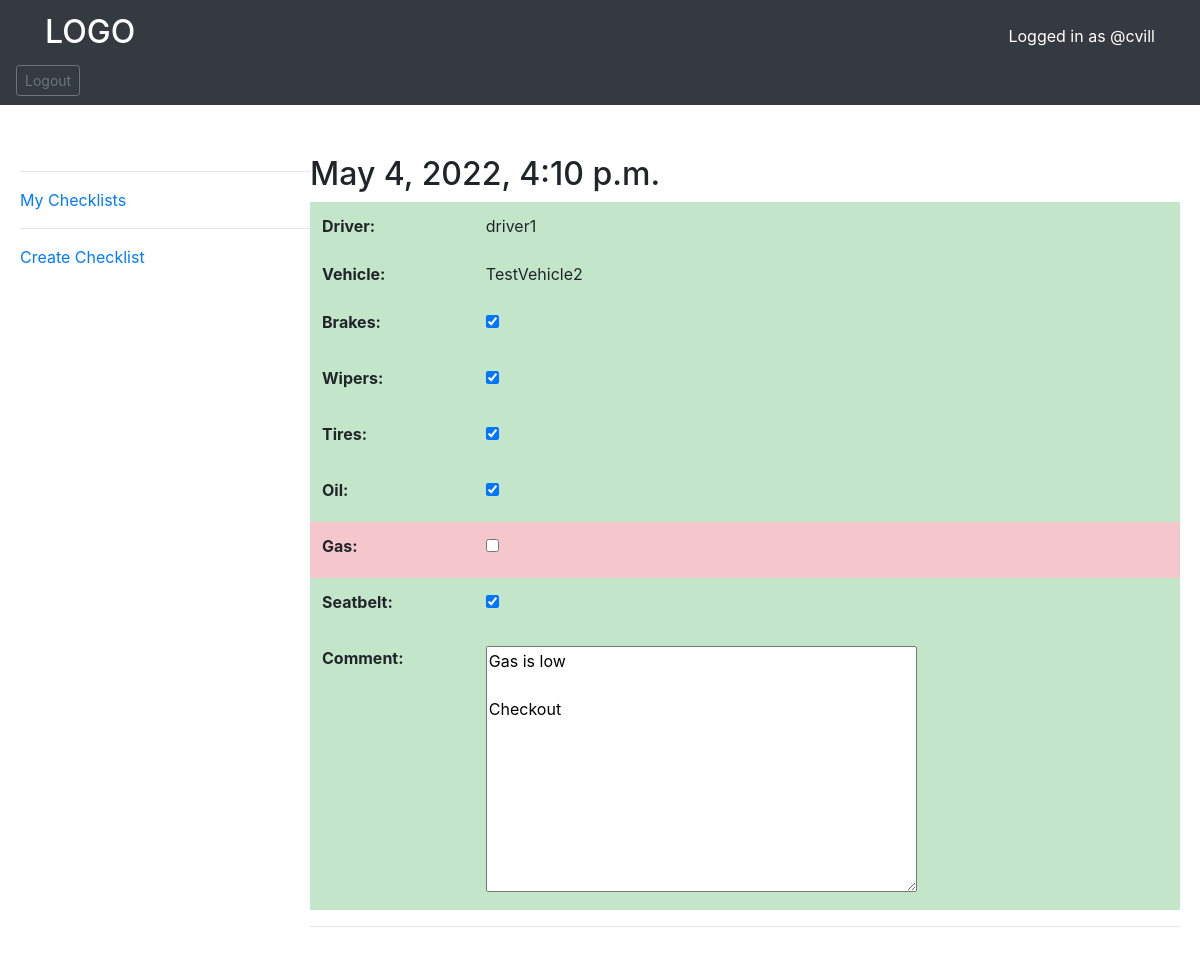
Screenshot of /view-checklist/4/ (signed in) with the database file from the repository.
### base/models.py (models this page shows, shortened)
class User(AbstractUser):
    DRIVER = 'DR'
    SUPERVISOR = 'SP'
    role = models.CharField(
        max_length=2,
        choices=[
            (DRIVER, 'Driver'),
            (SUPERVISOR, 'Supervisor'),
         ],
        default=DRIVER,
    )
    vehicle =  models.ForeignKey(Vehicle, on_delete=models.CASCADE, null=True)

class VehicleChecklist(models.Model):
    vehicle =  models.ForeignKey(Vehicle, on_delete=models.CASCADE)
    driver = models.ForeignKey(User, on_delete=models.CASCADE)
    brakes = models.BooleanField(null=False, default=False)
    wipers = models.BooleanField(null=False, default=False)
    tires = models.BooleanField(null=False, default=False)
    oil = models.BooleanField(null=False, default=False)
    gas = models.BooleanField(null=False, default=False)
    seatbelt = models.BooleanField(null=False, default=False)
    comment = models.TextField(null=True, blank = True)
    updated = models.DateTimeField(auto_now=True)
    created = models.DateTimeField(auto_now_add=True)
    class  Meta:
        ordering = ['-created']

class Vehicle(models.Model):
    name = models.CharField(max_length = 30)
    updated = models.DateTimeField(auto_now=True)
    created = models.DateTimeField(auto_now_add=True)

### base/views.py (the view)
# urls.py: path('view-checklist/<str:pk>/', views.viewChecklist, name="view-checklist"),
def  viewChecklist(request,pk):
    checklist  = VehicleChecklist.objects.get(id=pk)
    form = ChecklistForm(instance = checklist)
    context = {'form':form, 'checklist':checklist}
    return render(request, 'base/checklist_view.html', context)

### base/forms.py
class ChecklistForm(ModelForm):
    brakes = forms.BooleanField(widget=forms.CheckboxInput, required=False)
    wipers = forms.BooleanField(widget=forms.CheckboxInput, required=False)
    tires = forms.BooleanField(widget=forms.CheckboxInput, required=False)
    oil = forms.BooleanField(widget=forms.CheckboxInput, required=False)
    gas = forms.BooleanField(widget=forms.CheckboxInput, required=False)
    seatbelt = forms.BooleanField(widget=forms.CheckboxInput, required=False)
    class Meta:
        model = VehicleChecklist
        fields = '__all__'
        exclude = ['driver', 'vehicle']

### base/templates/base/checklist_view.html (shortened to what this page needs)
{%extends 'main.html'%}
{% block content %}
<h2>{{checklist.created}}</h2>
<form method="POST">
    <table class="table table-responsive-sm  table-borderless">
        <tr class="table-success">
            <th>
                Driver:
            </th>
            <td>
                {{ checklist.driver.username }}
            </td>
        </tr>
        <tr class="table-success">
            <th>
                Vehicle:
            </th>
            <td>
                {{ checklist.vehicle.name }}
            </td>
        </tr>
        {% for field in form %}
            {% if field.value == 0  %}
            <tr class="table-danger">
            {% else %}
            <tr class="table-success">
            {% endif %}
                <th>{{field.label_tag}}</th>
                <td>
                {{ field }}
                </td>
            </tr>
        {% endfor %}
    </table>
    <hr/>
<br><br>
{% endblock content %}

### templates/navbar.html (shortened to what this page needs)
<nav class="navbar navbar-dark bg-dark">
    <div class="container">
        <a class="navbar-brand" href="/"><h2>LOGO</h2></a>
        {% if request.user.is_authenticated %}
        <span class="text-white bg-dark">Logged in as @{{request.user.username}}</span>
        {% endif %}
    </div>
    <br>
    {% if request.user.is_authenticated %}
    <a href="{% url 'logout' %}" class="btn btn-sm btn-outline-secondary" role="button">Logout</a>
    {% endif %}
</nav>

### rows the page displays
User: user.username "cvill"
VehicleChecklist: created "May 4, 2022, 4:10 p.m.", driver.username "driver1", vehicle.name "TestVehicle2", form "☑" "☑" "☑" "☑" "☑" "Gas is low Checkout"

### other values shown
{{ field.label_tag }} "Brakes:" "Wipers:" "Tires:" "Oil:" "Gas:" "Seatbelt:" "Comment:"
